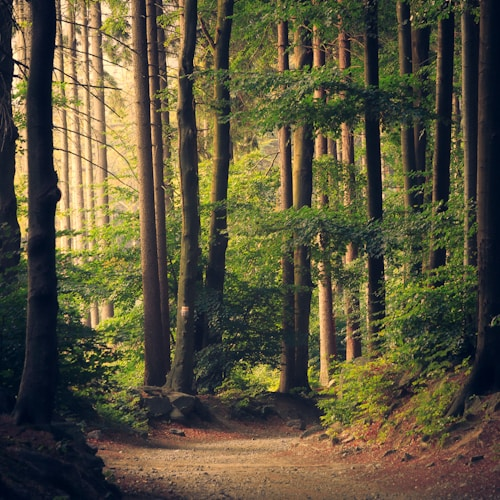
#> input picture test_images/oak_tree_1.jpg, 500 x 500 px
$ python -i image_processor.py   (imports and definitions only)   (older library calls are emulated)
#> lines starting #> are read from the running program, lines starting #| are printed output that depends on the picture
#> further down, picture is the input picture: shape (500, 500, 3); mean B, G, R 59.5, 83.7, 89.6
import cv2
import numpy as np
import base64
from typing import Dict, Any, List, Optional, Tuple
from PIL import Image
import io


class ImageProcessor:
    """
    Processes images for the Green Certification system.
    Provides utilities for preprocessing images before tree analysis.
    """

    # [90 lines left out: functions decode_base64_image, preprocess_image, enhance_image_quality, not called in this run]

    @staticmethod
    def extract_image_features(image: np.ndarray) -> Dict[str, Any]:
        """
        Extract features from the image that might be useful for tree analysis.

        Args:
            image: Input image as numpy array

        Returns:
            Dictionary of extracted features
        """
        features = {}

        try:
            # Convert to HSV for color analysis
            hsv = cv2.cvtColor(image, cv2.COLOR_BGR2HSV)
#> hsv: shape (500, 500, 3); mean H, S, V 56.3, 112.4, 97.4

            # Calculate average hue, saturation, and value
            h, s, v = cv2.split(hsv)
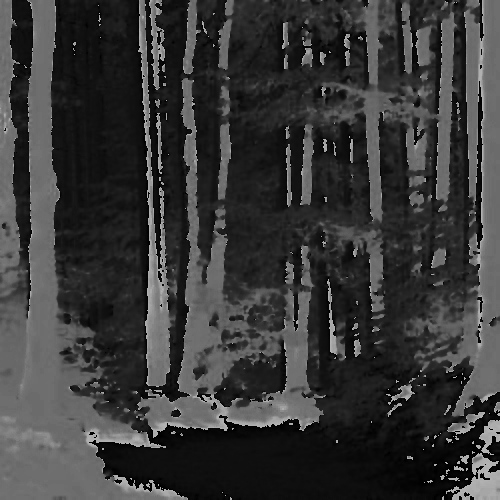
#> h: shape (500, 500); min 0, max 179, mean 56.3
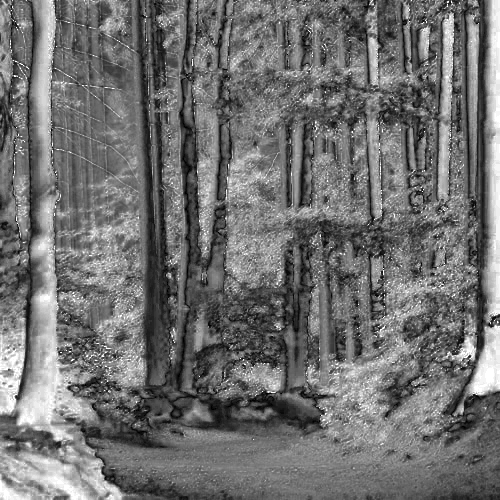
#> s: shape (500, 500); min 0, max 255, mean 112.4
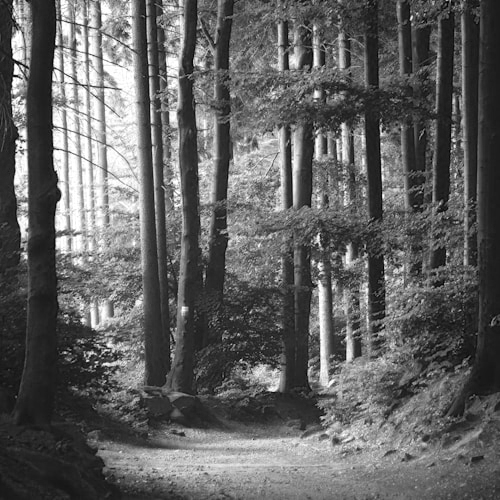
#> v: shape (500, 500); min 0, max 255, mean 97.4
            features["avg_hue"] = float(np.mean(h))
            features["avg_saturation"] = float(np.mean(s))
            features["avg_value"] = float(np.mean(v))

            # Calculate dominant colors using K-means
            pixels = hsv.reshape(-1, 3)
            pixels = np.float32(pixels)
            criteria = (cv2.TERM_CRITERIA_EPS + cv2.TERM_CRITERIA_MAX_ITER, 10, 1.0)
            k = 3  # Extract 3 dominant colors
            _, labels, centers = cv2.kmeans(pixels, k, None, criteria, 10, cv2.KMEANS_RANDOM_CENTERS)
#> centers = [[96.42, 181.4, 37.84], [22.61, 120.3, 147.2], [85.01, 69.1, 55.31]]

            # Convert back to BGR for easier interpretation
            centers = np.uint8(centers)
#> centers = [[96, 181, 37], [22, 120, 147], [85, 69, 55]]
            centers_bgr = cv2.cvtColor(centers.reshape(1, k, 3), cv2.COLOR_HSV2BGR).reshape(k, 3)
#> centers_bgr = [[37, 32, 11], [78, 129, 147], [53, 55, 40]]

            # Add dominant colors to features
            features["dominant_colors"] = [
                {"b": int(centers_bgr[i][0]), "g": int(centers_bgr[i][1]), "r": int(centers_bgr[i][2])}
                for i in range(k)
            ]

            # Calculate image sharpness
            gray = cv2.cvtColor(image, cv2.COLOR_BGR2GRAY)
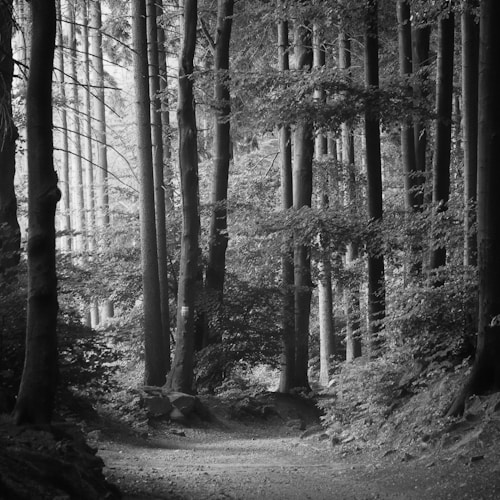
#> gray: shape (500, 500); min 0, max 251, mean 82.7
            laplacian_var = cv2.Laplacian(gray, cv2.CV_64F).var()
#> laplacian_var = 2227.1
            features["sharpness"] = float(laplacian_var)

            # Calculate image dimensions
            features["height"] = int(image.shape[0])
            features["width"] = int(image.shape[1])
            features["aspect_ratio"] = float(image.shape[1]) / float(image.shape[0])

        except Exception as e:
            print(f"Feature extraction error: {str(e)}")

        return features

>>> import cv2
>>> picture = cv2.imread('../../test_images/oak_tree_1.jpg')
>>> result = ImageProcessor().extract_image_features(picture)
#> result = 8 items
